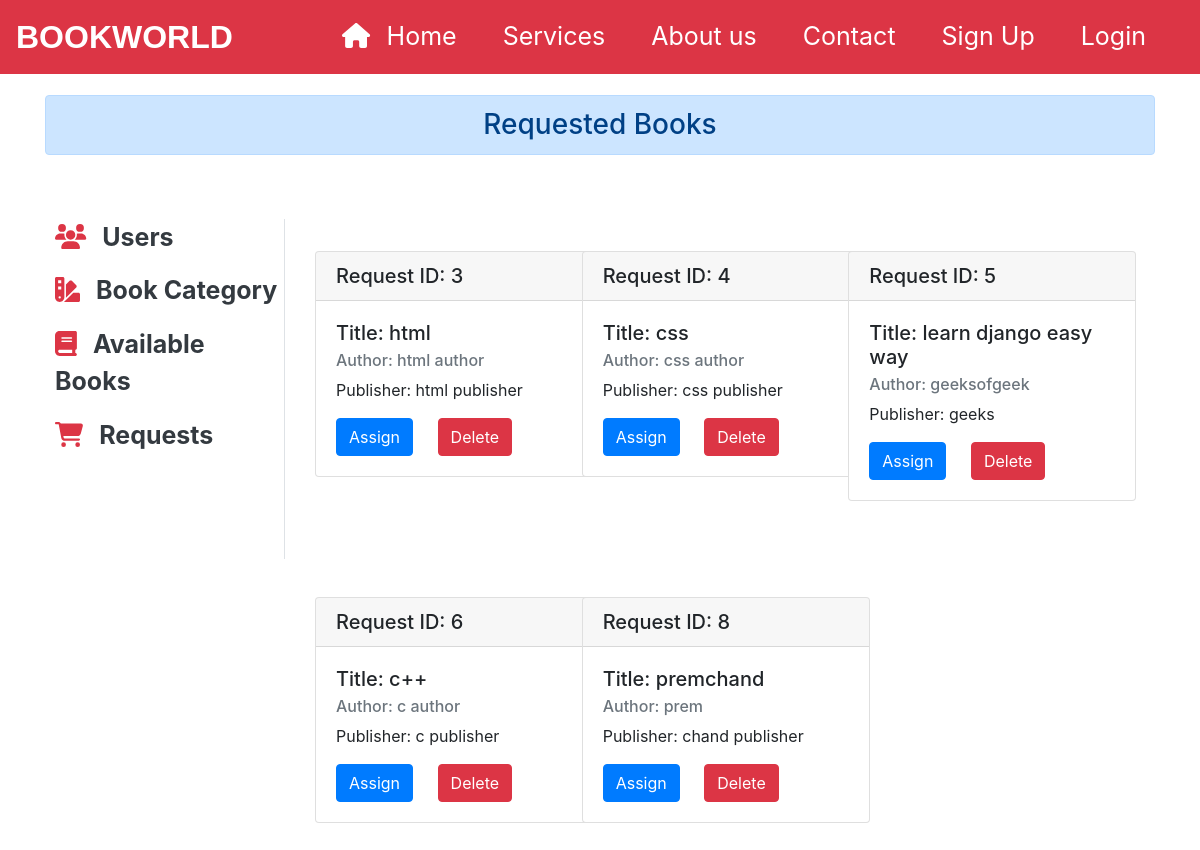
/core/showbook/, run on the app's committed database.
### core/models.py (models this page shows)
class buy_book_model(models.Model):
    title=models.CharField(max_length=255)
    author=models.CharField(max_length=255)
    publisher=models.CharField(max_length=255)
    category=models.CharField(max_length=255)
    name=models.CharField(max_length=255)
    phone=models.CharField(max_length=10)
    address=models.TextField()

### core/views.py (the view)
# urls.py: path('showbook/',views.show_ordered_book,name="showbook"),
def show_ordered_book(request):
    books=buy_book_model.objects.all()
    return render(request,'core/showbooks.html',{'books':books})

### core/templates/core/showbooks.html (shortened to what this page needs)
{% extends 'core/base.html' %}
{% load static %}
{% block navigationbar %}
    {% include 'core/navigationbar.html'%}
{% endblock navigationbar %}
{% block pagetype %}
    <div style="margin-top:95px;" class="text-center container mb-5">
        <h3 class="alert alert-primary">Requested Books</h3>
    </div>
{% endblock pagetype %}
{% block content %}
    {% include 'core/dashbarside.html' %}
    <div class="col-md-8">
        <div class="row">
            {% for book in books %}
                <div class=" col-sm-6  col-xl-4">
                    <div class="card mt-5 mb-5" style="width: 18rem;">
                        <h5 class="card-header">Request ID: {{book.id}}</h5>
                        <div class="card-body">
                            <h5 class="card-title">Title: {{book.title}}</h5>
                            <h6 class="card-subtitle mb-2 text-muted">Author: {{book.author}}</h6>
                            <p class="card-text">Publisher: {{book.publisher}}</p>
                            <a href="{% url 'assignrequest' book.id %}" class="card-link btn btn-primary">Assign</a>
                            <a href="{% url 'deleterequest' book.id %}" class="card-link btn btn-danger">Delete</a>
                        </div>
                    </div>
                </div>
            {% endfor %}
        </div>
    </div>
    </div>
</div>
{% endblock content %}

### data on the page
buy_book_model: id "3", title "html", author "html author", publisher "html publisher"
buy_book_model: id "4", title "css", author "css author", publisher "css publisher"
buy_book_model: id "5", title "learn django easy way", author "geeksofgeek", publisher "geeks"
buy_book_model: id "6", title "c++", author "c author", publisher "c publisher"
buy_book_model: id "8", title "premchand", author "prem", publisher "chand publisher"
